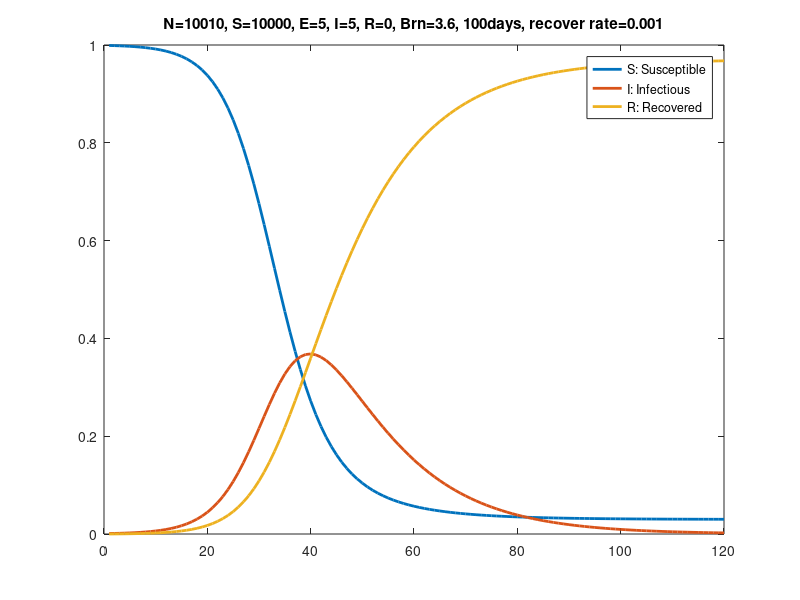

Write the MATLAB code that produced this figure.
% SIR: Runge Kutta
clear; close all; clc;

t=120;      % day
re=0.001;   % recover rate per time step
dt=t*re;
Brn=3.6;    % Basic reproductive number

N=10010;
S=zeros(1,t); I=S; R=S;

S(1)=10000/N; I(1)=10/N; R(1)=0/N;

for ik=2:t
    
    sh=S(ik-1); ih=I(ik-1);
    k1=dt*[-Brn*sh*ih Brn*sh*ih-ih ih];
    
    sh=(S(ik-1)+k1(1)*dt/2); ih=(I(ik-1)+k1(2)*dt/2);
    k2=dt*[-Brn*sh*ih Brn*sh*ih-ih ih];
    
    sh=(S(ik-1)+k2(1)*dt/2); ih=(I(ik-1)+k2(2)*dt/2);
    k3=dt*[-Brn*sh*ih Brn*sh*ih-ih ih];
    
    sh=(S(ik-1)+k3(1)); ih=(I(ik-1)+k3(2));
    k4=dt*[-Brn*sh*ih Brn*sh*ih-ih ih];
    
    S(ik)=S(ik-1)+(k1(1)+k2(1)+k3(1)+k4(1))/6;
    I(ik)=I(ik-1)+(k1(2)+k2(2)+k3(2)+k4(2))/6;
    R(ik)=R(ik-1)+(k1(3)+k2(3)+k3(3)+k4(3))/6;
end    

plot(S,'LineWidth',2)
hold on
plot(I,'LineWidth',2)
hold on 
plot(R,'LineWidth',2)
title("N=10010, S=10000, E=5, I=5, R=0, Brn=3.6, 100days, recover rate=0.001")
legend("S: Susceptible","I: Infectious","R: Recovered")
saveas(gcf,"SIR_RK4.jpg")